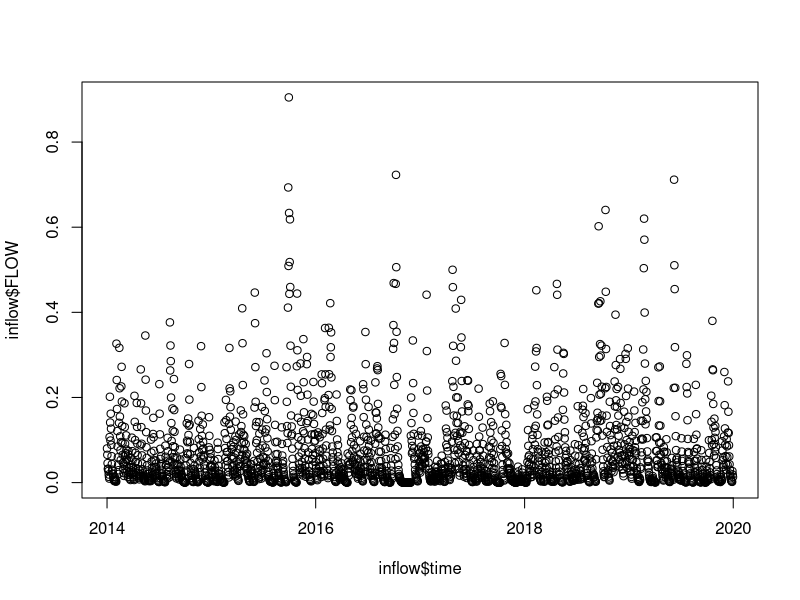
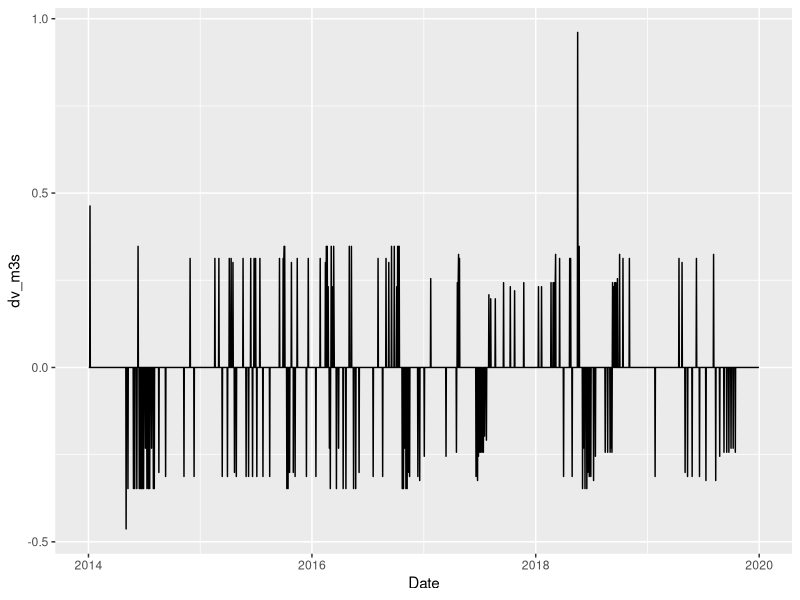

These charts were generated, in order, by the following R code: (Note: this script raises an error after producing the figures.)
# calculate outflow estimates for Beaverdam Reservoir
# pull together inflow estimates calculating using Thornwaite Mather Water Balance model for different project
# more about model and code here: https://github.com/CareyLabVT/BVR-GLM/blob/master/Scripts_Data/BVR_TMWB_flow.R
# and combine with observed water levels at BVR which are used to calculate volume
# and estimate outflow as the balance between these two

library(tidyverse)
library(lubridate)


# First, read in inflow file generated from Thronthwaite Overland flow model + groundwater recharge
# From HW: for entire watershed; units in m3/s
# inflow model using NLDAS precip and temp data
inflow <- read_csv("./Data/raw_data/bvr_flow_calcs_git.csv")
inflow$time = as.POSIXct(strptime(inflow$time,"%Y-%m-%d", tz="EST"))
inflow <- inflow[,-c(1)]
names(inflow)[2] <- "FLOW"
inflow$FLOW = inflow$FLOW/86400
inflow <- inflow %>% 
  filter(time >= "2014-01-01")

#diagnostic plot
plot(inflow$time, inflow$FLOW)


# Load in water level + volume data for BVR
# Calculated using WVWA + Carey Lab BVR water level observations and joined DEM + 2018 Bathymetry survey
# See: BVR_Volume script for Matlab
vol <- read.csv("./Data/raw_data/bvr_vol_git.csv")
vol$Date <- as.POSIXct(strptime(vol$Date, "%m/%d/%Y", tz = "EST"))

vol1 <- vol %>% filter(Date>=as.Date('2013-12-31')&Date<=as.Date('2019-12-30')) %>% select(Date,BVR_Vol_m3)
vol2 <- vol %>% filter(Date>=as.Date('2014-01-01')&Date<=as.Date('2019-12-31')) %>% select(Date,BVR_Vol_m3)

dvol <- vol %>% filter(Date>=as.Date('2014-01-01')&Date<=as.Date('2019-12-31')) %>% select(Date)

# Calculate dVol/dt by vol2-vol1/s
vol3 <- as.data.frame((vol2$BVR_Vol_m3 - vol1$BVR_Vol_m3)/(24*60*60))
names(vol3)[1] <- "dv_m3s"

dvol <- cbind.data.frame(dvol,vol3)

# Check change in water level
ggplot(dvol,mapping=aes(x=Date,y=dv_m3s))+
  geom_line()

# Calculate outflow as the total inflow - change in water level
outflow <- as.data.frame(inflow$FLOW-dvol$dv_m3s)
names(outflow)[1] <- "FLOW"
outflow <- cbind.data.frame(dvol,outflow)
outflow <- outflow %>% select(Date,FLOW) %>% 
  mutate_if(is.numeric,round,4) #round to 4 digits
names(outflow)[1] <- "time"

dates <- c("2019-04-29",
           "2019-05-30",
           "2019-06-27",
           "2019-07-18",
           "2019-08-22",
           "2019-09-20",
           "2019-10-04")
dates <- as.Date(dates)
rc_outflow <- outflow[as.Date(outflow$time) %in% as.Date(dates), ]

#diagnostic plot
ggplot()+
  geom_line(rc_outflow,mapping=aes(x=time,y=FLOW,color="Outflow"))+
  #geom_line(inflow,mapping=aes(x=time,y=FLOW,color="Inflow"))+
  theme_classic(base_size=15)

write.csv(rc_outflow, './Data/bvr_outflow_calcs.csv', row.names = FALSE)
